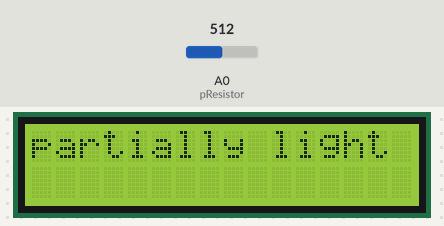
The sketch below on a simulated Arduino Uno, built with avr-gcc and run on an emulated ATmega328P. Parts: 16×2 character LCD. The inputs (shaded band) are chosen by the test bench; at power-on: A0 (pResistor) = 512. What the sketch prints to the serial monitor is not drawn.

Above: at 1.2 s.
1.3 s: A0 (pResistor) set to 490
At 1.7 s:
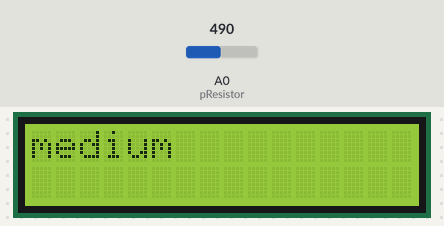
3.8 s: A0 (pResistor) set to 390
At 4.2 s:
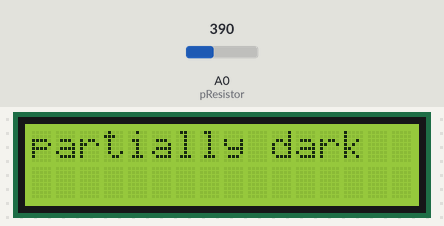
6.8 s: A0 (pResistor) set to 290
At 7.2 s:
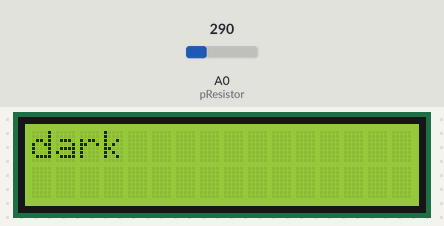
9.8 s: A0 (pResistor) set to 610
At 10.3 s:
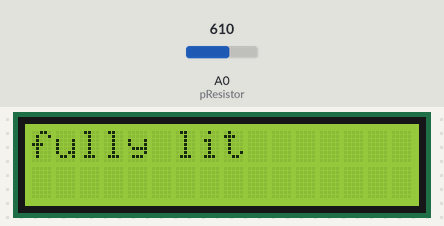
12.8 s: A0 (pResistor) set to 585
At 13.4 s:
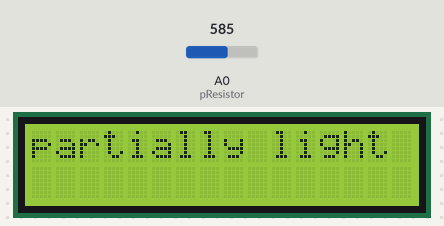
15.5 s: A0 (pResistor) set to 716
At 15.9 s:
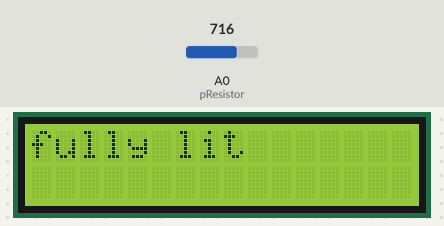

The sketch:

Lab4.ino
```cpp
/*
Name: Nancy

 Lab4: Convert analog sensor input to digital inforamtion.

 Description:
              We have to incorporate the light sensitive photocell
              and display revelant information about the photcell
              value onto 16x2 dispaly
 Assumption:   Photo resistor can be placed in any direction. WRONG must have a set direction and reading must
//             Be read from analog pins
//             Strings work very similarly to that of C codes which is true.

 References:
            https://www.instructables.com/id/How-to-use-a-photoresistor-or-photocell-Arduino-Tu/
            https://www.arduino.cc/reference/en/language/functions/communication/serial/print/
            https://playground.arduino.cc/Learning/PhotoResistor/

* Simple test of the functionality of the photo resistor
Connect the photoresistor one leg to pin 0, and pin to +5V
Connect a resistor (around 10k is a good value, higher
values gives higher readings) from pin 0 to GND. (see appendix of arduino notebook page 37 for schematics).
----------------------------------------------------
           PhotoR     10K
 +5    o---/\/\/--.--/\/\/---o GND
                  |
 Pin 0 o-----------
----------------------------------------------------
*/
#include <LiquidCrystal.h>
#include <stdio.h>

//int lightPin = A0;  //define a pin for Photo resistor

const int rs = 12, en = 11, d4 = 5, d5 = 4, d6 = 3, d7 = 2;
const int ledPin =9;
LiquidCrystal lcd(rs, en, d4, d5, d6, d7);


int pResistor = A0;
int value;


void setup(){
// pinMode(ledPin, OUTPUT);  // Set lepPin - 9 pin as an output
// pinMode(pResistor, INPUT);// Set pResistor - A0 pin as an input (optional)
 lcd.begin(16,2);
 Serial.begin(9600);

}

void loop(){
  value = analogRead(pResistor);
  lcd.setCursor(0,0);
  Serial.println(value);
  //You can change value "25"
  if (value <= 300){
        lcd.print("dark");
        //digitalWrite(ledPin,LOW);
  }
  else if (value <= 400){
        lcd.print("partially dark");

  }
  else if (value <= 500){
        lcd.print("medium");

  }
  else if (value <= 600){
        lcd.print("partially light");

  }
  else if (value <= 800){
        lcd.print("fully lit");

  }
  else{
      lcd.print("fully lit");
    }

  delay(250); //Small delay
  lcd.clear();
}
```

Measured:
- the behaviour switches between 601 and 600 on A0 (pResistor) (found by bisection; images 4 and 5)
- after the input at 1.3 s, the display: changes at once (image 1)
- after the input at 3.8 s, the display: first differs from a run without the input after 0.07 s (image 2)
- after the input at 6.8 s, the display: first differs from a run without the input after 0.12 s (image 3)
- after the input at 9.8 s, the display: first differs from a run without the input after 0.16 s (image 4)
- after the input at 12.8 s, the display: first differs from a run without the input after 0.21 s (image 5)
- after the input at 15.5 s, the display: first differs from a run without the input after 0.05 s (image 6)
